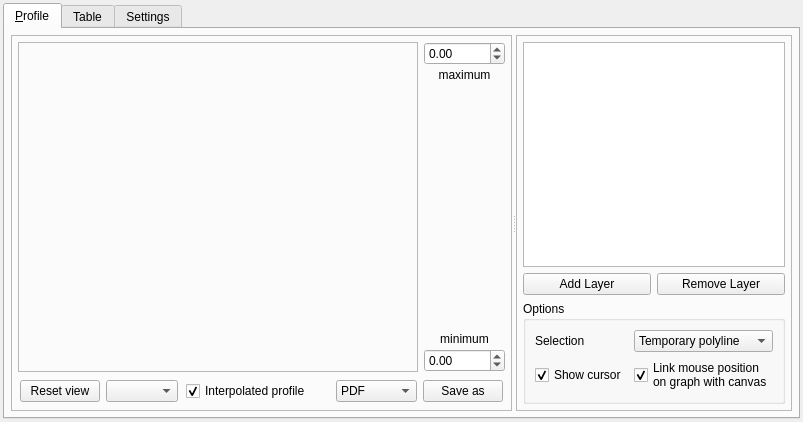
<?xml version="1.0" encoding="UTF-8"?>
<ui version="4.0">
 <class>ProfileTool</class>
 <widget class="QDockWidget" name="ProfileTool">
  <property name="geometry">
   <rect>
    <x>0</x>
    <y>0</y>
    <width>803</width>
    <height>422</height>
   </rect>
  </property>
  <property name="windowTitle">
   <string>Profile Tool</string>
  </property>
  <widget class="QWidget" name="dockWidgetContents">
   <property name="sizePolicy">
    <sizepolicy hsizetype="Expanding" vsizetype="Expanding">
     <horstretch>0</horstretch>
     <verstretch>0</verstretch>
    </sizepolicy>
   </property>
   <layout class="QVBoxLayout" name="verticalLayout">
    <property name="spacing">
     <number>6</number>
    </property>
    <property name="leftMargin">
     <number>3</number>
    </property>
    <property name="topMargin">
     <number>3</number>
    </property>
    <property name="rightMargin">
     <number>3</number>
    </property>
    <property name="bottomMargin">
     <number>3</number>
    </property>
    <item>
     <widget class="QTabWidget" name="tabWidget">
      <property name="autoFillBackground">
       <bool>true</bool>
      </property>
      <property name="tabPosition">
       <enum>QTabWidget::North</enum>
      </property>
      <property name="tabShape">
       <enum>QTabWidget::Rounded</enum>
      </property>
      <property name="currentIndex">
       <number>0</number>
      </property>
      <property name="elideMode">
       <enum>Qt::ElideNone</enum>
      </property>
      <property name="usesScrollButtons">
       <bool>true</bool>
      </property>
      <widget class="QWidget" name="tab_1">
       <property name="sizePolicy">
        <sizepolicy hsizetype="Expanding" vsizetype="Expanding">
         <horstretch>0</horstretch>
         <verstretch>0</verstretch>
        </sizepolicy>
       </property>
       <attribute name="title">
        <string>&amp;Profile</string>
       </attribute>
       <layout class="QHBoxLayout" name="horizontalLayout_5">
        <property name="spacing">
         <number>6</number>
        </property>
        <property name="leftMargin">
         <number>6</number>
        </property>
        <property name="topMargin">
         <number>6</number>
        </property>
        <property name="rightMargin">
         <number>6</number>
        </property>
        <property name="bottomMargin">
         <number>6</number>
        </property>
        <item>
         <widget class="QSplitter" name="splitter">
          <property name="orientation">
           <enum>Qt::Horizontal</enum>
          </property>
          <widget class="QFrame" name="frame">
           <property name="frameShape">
            <enum>QFrame::StyledPanel</enum>
           </property>
           <property name="frameShadow">
            <enum>QFrame::Raised</enum>
           </property>
           <layout class="QGridLayout" name="gridLayout_3">
            <property name="leftMargin">
             <number>6</number>
            </property>
            <property name="topMargin">
             <number>6</number>
            </property>
            <property name="rightMargin">
             <number>6</number>
            </property>
            <property name="bottomMargin">
             <number>6</number>
            </property>
            <property name="spacing">
             <number>6</number>
            </property>
            <item row="0" column="1">
             <layout class="QVBoxLayout" name="verticalLayout_5">
              <property name="spacing">
               <number>3</number>
              </property>
              <item>
               <widget class="QDoubleSpinBox" name="sbMaxVal">
                <property name="keyboardTracking">
                 <bool>false</bool>
                </property>
                <property name="minimum">
                 <double>-99999.000000000000000</double>
                </property>
                <property name="maximum">
                 <double>99999.000000000000000</double>
                </property>
               </widget>
              </item>
              <item>
               <widget class="QLabel" name="label_2">
                <property name="text">
                 <string>maximum</string>
                </property>
                <property name="alignment">
                 <set>Qt::AlignHCenter|Qt::AlignTop</set>
                </property>
               </widget>
              </item>
              <item>
               <spacer name="verticalSpacer_2">
                <property name="orientation">
                 <enum>Qt::Vertical</enum>
                </property>
                <property name="sizeHint" stdset="0">
                 <size>
                  <width>20</width>
                  <height>40</height>
                 </size>
                </property>
               </spacer>
              </item>
              <item>
               <widget class="QLabel" name="label_3">
                <property name="text">
                 <string>minimum</string>
                </property>
                <property name="alignment">
                 <set>Qt::AlignBottom|Qt::AlignHCenter</set>
                </property>
                <property name="margin">
                 <number>3</number>
                </property>
               </widget>
              </item>
              <item>
               <widget class="QDoubleSpinBox" name="sbMinVal">
                <property name="keyboardTracking">
                 <bool>false</bool>
                </property>
                <property name="minimum">
                 <double>-99999.000000000000000</double>
                </property>
                <property name="maximum">
                 <double>99999.000000000000000</double>
                </property>
               </widget>
              </item>
             </layout>
            </item>
            <item row="0" column="0">
             <widget class="QFrame" name="frame_for_plot">
              <property name="sizePolicy">
               <sizepolicy hsizetype="Expanding" vsizetype="Preferred">
                <horstretch>0</horstretch>
                <verstretch>1</verstretch>
               </sizepolicy>
              </property>
              <property name="frameShape">
               <enum>QFrame::StyledPanel</enum>
              </property>
              <property name="frameShadow">
               <enum>QFrame::Raised</enum>
              </property>
              <layout class="QVBoxLayout" name="verticalLayout_4">
               <property name="leftMargin">
                <number>6</number>
               </property>
               <property name="topMargin">
                <number>6</number>
               </property>
               <property name="rightMargin">
                <number>6</number>
               </property>
               <property name="bottomMargin">
                <number>6</number>
               </property>
              </layout>
             </widget>
            </item>
            <item row="1" column="0" colspan="2">
             <widget class="QWidget" name="widget_save_buttons" native="true">
              <layout class="QHBoxLayout" name="horizontalLayout_3">
               <property name="leftMargin">
                <number>2</number>
               </property>
               <property name="topMargin">
                <number>2</number>
               </property>
               <property name="rightMargin">
                <number>2</number>
               </property>
               <property name="bottomMargin">
                <number>2</number>
               </property>
               <item>
                <widget class="QPushButton" name="pushButton_reinitview">
                 <property name="text">
                  <string>Reset view</string>
                 </property>
                </widget>
               </item>
               <item>
                <widget class="QComboBox" name="plotComboBox"/>
               </item>
               <item>
                <spacer name="horizontalSpacer_2">
                 <property name="orientation">
                  <enum>Qt::Horizontal</enum>
                 </property>
                 <property name="sizeHint" stdset="0">
                  <size>
                   <width>0</width>
                   <height>20</height>
                  </size>
                 </property>
                </spacer>
               </item>
               <item>
                <widget class="QCheckBox" name="profileInterpolationCheckBox">
                 <property name="toolTip">
                  <string>When checked, profile is calculated along the polyline. Unchecked, only the values at polyline vertices are shown.</string>
                 </property>
                 <property name="text">
                  <string>Interpolated profile</string>
                 </property>
                 <property name="checked">
                  <bool>true</bool>
                 </property>
                </widget>
               </item>
               <item>
                <widget class="QStackedWidget" name="stackedWidget">
                 <property name="currentIndex">
                  <number>0</number>
                 </property>
                 <widget class="QWidget" name="page">
                  <layout class="QHBoxLayout" name="horizontalLayout_4">
                   <property name="leftMargin">
                    <number>6</number>
                   </property>
                   <property name="topMargin">
                    <number>6</number>
                   </property>
                   <property name="rightMargin">
                    <number>6</number>
                   </property>
                   <property name="bottomMargin">
                    <number>6</number>
                   </property>
                  </layout>
                 </widget>
                </widget>
               </item>
               <item>
                <spacer name="horizontalSpacer">
                 <property name="orientation">
                  <enum>Qt::Horizontal</enum>
                 </property>
                 <property name="sizeHint" stdset="0">
                  <size>
                   <width>1</width>
                   <height>20</height>
                  </size>
                 </property>
                </spacer>
               </item>
               <item>
                <widget class="QComboBox" name="cbxSaveAs">
                 <item>
                  <property name="text">
                   <string>PDF</string>
                  </property>
                 </item>
                 <item>
                  <property name="text">
                   <string>PNG</string>
                  </property>
                 </item>
                 <item>
                  <property name="text">
                   <string>SVG</string>
                  </property>
                 </item>
                 <item>
                  <property name="text">
                   <string>print (PS)</string>
                  </property>
                 </item>
                </widget>
               </item>
               <item>
                <widget class="QPushButton" name="butSaveAs">
                 <property name="text">
                  <string>Save as</string>
                 </property>
                </widget>
               </item>
              </layout>
             </widget>
            </item>
           </layout>
           <zorder>frame_for_plot</zorder>
           <zorder></zorder>
           <zorder>widget_save_buttons</zorder>
          </widget>
          <widget class="QFrame" name="frame_2">
           <property name="frameShape">
            <enum>QFrame::StyledPanel</enum>
           </property>
           <property name="frameShadow">
            <enum>QFrame::Raised</enum>
           </property>
           <layout class="QVBoxLayout" name="verticalLayout_3">
            <property name="leftMargin">
             <number>6</number>
            </property>
            <property name="topMargin">
             <number>6</number>
            </property>
            <property name="rightMargin">
             <number>6</number>
            </property>
            <property name="bottomMargin">
             <number>6</number>
            </property>
            <item>
             <widget class="QTableView" name="tableView">
              <property name="sizePolicy">
               <sizepolicy hsizetype="Preferred" vsizetype="Expanding">
                <horstretch>0</horstretch>
                <verstretch>0</verstretch>
               </sizepolicy>
              </property>
              <property name="minimumSize">
               <size>
                <width>10</width>
                <height>10</height>
               </size>
              </property>
             </widget>
            </item>
            <item>
             <layout class="QHBoxLayout" name="horizontalLayout">
              <property name="spacing">
               <number>6</number>
              </property>
              <property name="leftMargin">
               <number>0</number>
              </property>
              <property name="topMargin">
               <number>0</number>
              </property>
              <property name="bottomMargin">
               <number>0</number>
              </property>
              <item>
               <widget class="QPushButton" name="pushButton_2">
                <property name="minimumSize">
                 <size>
                  <width>10</width>
                  <height>20</height>
                 </size>
                </property>
                <property name="text">
                 <string>Add Layer</string>
                </property>
                <property name="autoRepeat">
                 <bool>false</bool>
                </property>
                <property name="autoDefault">
                 <bool>false</bool>
                </property>
                <property name="default">
                 <bool>false</bool>
                </property>
                <property name="flat">
                 <bool>false</bool>
                </property>
               </widget>
              </item>
              <item>
               <widget class="QPushButton" name="pushButton">
                <property name="minimumSize">
                 <size>
                  <width>10</width>
                  <height>20</height>
                 </size>
                </property>
                <property name="text">
                 <string>Remove Layer</string>
                </property>
               </widget>
              </item>
             </layout>
            </item>
            <item>
             <widget class="QGroupBox" name="groupBox">
              <property name="title">
               <string>Options</string>
              </property>
              <layout class="QGridLayout" name="gridLayout">
               <item row="0" column="1">
                <widget class="QComboBox" name="comboBox">
                 <property name="sizePolicy">
                  <sizepolicy hsizetype="Minimum" vsizetype="Fixed">
                   <horstretch>0</horstretch>
                   <verstretch>0</verstretch>
                  </sizepolicy>
                 </property>
                 <property name="frame">
                  <bool>true</bool>
                 </property>
                 <item>
                  <property name="text">
                   <string>Temporary polyline</string>
                  </property>
                 </item>
                 <item>
                  <property name="text">
                   <string>Selected polyline</string>
                  </property>
                 </item>
                 <item>
                  <property name="text">
                   <string>Selected layer</string>
                  </property>
                 </item>
                </widget>
               </item>
               <item row="1" column="0">
                <widget class="QCheckBox" name="checkBox_showcursor">
                 <property name="text">
                  <string>Show cursor</string>
                 </property>
                 <property name="checked">
                  <bool>true</bool>
                 </property>
                 <property name="tristate">
                  <bool>false</bool>
                 </property>
                </widget>
               </item>
               <item row="1" column="1">
                <widget class="QCheckBox" name="checkBox_mpl_tracking">
                 <property name="enabled">
                  <bool>true</bool>
                 </property>
                 <property name="text">
                  <string>Link mouse position 
on graph with canvas</string>
                 </property>
                 <property name="checked">
                  <bool>true</bool>
                 </property>
                </widget>
               </item>
               <item row="0" column="0">
                <widget class="QLabel" name="label">
                 <property name="text">
                  <string>Selection</string>
                 </property>
                </widget>
               </item>
              </layout>
             </widget>
            </item>
           </layout>
          </widget>
         </widget>
        </item>
       </layout>
      </widget>
      <widget class="QWidget" name="tab_2">
       <attribute name="title">
        <string>Table</string>
       </attribute>
       <layout class="QVBoxLayout" name="verticalLayout_2">
        <item>
         <widget class="QScrollArea" name="scrollArea">
          <property name="widgetResizable">
           <bool>true</bool>
          </property>
          <widget class="QWidget" name="scrollAreaWidgetContents">
           <property name="geometry">
            <rect>
             <x>0</x>
             <y>0</y>
             <width>771</width>
             <height>348</height>
            </rect>
           </property>
          </widget>
         </widget>
        </item>
       </layout>
      </widget>
      <widget class="QWidget" name="tab">
       <attribute name="title">
        <string>Settings</string>
       </attribute>
       <layout class="QGridLayout" name="gridLayout_2">
        <item row="0" column="1">
         <widget class="QGroupBox" name="groupBox_3">
          <property name="title">
           <string>Plot library</string>
          </property>
          <layout class="QVBoxLayout" name="verticalLayout_8">
           <item>
            <widget class="QComboBox" name="cboLibrary"/>
           </item>
          </layout>
         </widget>
        </item>
        <item row="0" column="0">
         <widget class="QGroupBox" name="groupBox_2">
          <property name="title">
           <string>Tool Settings</string>
          </property>
          <layout class="QVBoxLayout" name="verticalLayout_7">
           <item>
            <widget class="QCheckBox" name="cbLiveUpdate">
             <property name="text">
              <string>Live update</string>
             </property>
             <property name="checked">
              <bool>true</bool>
             </property>
            </widget>
           </item>
           <item>
            <widget class="QCheckBox" name="cbSameAxisScale">
             <property name="text">
              <string>Same axis scale</string>
             </property>
            </widget>
           </item>
           <item>
            <widget class="QCheckBox" name="fullResolutionCheckBox">
             <property name="sizePolicy">
              <sizepolicy hsizetype="Preferred" vsizetype="Fixed">
               <horstretch>0</horstretch>
               <verstretch>0</verstretch>
              </sizepolicy>
             </property>
             <property name="toolTip">
              <string>Unchecked, each polyline segment is profiled with a max of 1000 points. When checked, each segment is profiled with the map's full resolution.</string>
             </property>
             <property name="text">
              <string>Full resolution enabled</string>
             </property>
            </widget>
           </item>
           <item>
            <widget class="QCheckBox" name="cbAddPoint">
             <property name="text">
              <string>Save selected points in layer &quot;profile_points&quot;</string>
             </property>
            </widget>
           </item>
          </layout>
         </widget>
        </item>
        <item row="1" column="0">
         <spacer name="verticalSpacer">
          <property name="orientation">
           <enum>Qt::Vertical</enum>
          </property>
          <property name="sizeHint" stdset="0">
           <size>
            <width>20</width>
            <height>40</height>
           </size>
          </property>
         </spacer>
        </item>
       </layout>
      </widget>
     </widget>
    </item>
   </layout>
  </widget>
 </widget>
 <resources/>
 <connections/>
</ui>
